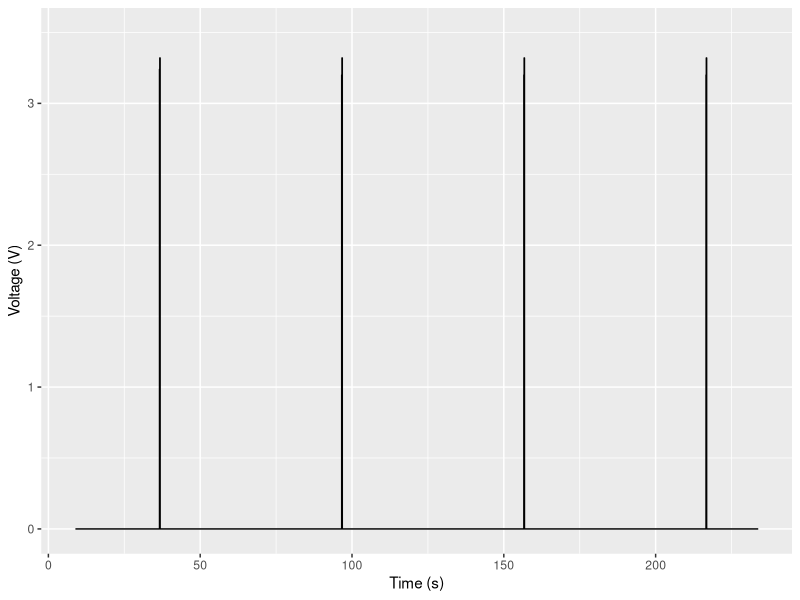

This figure's R source:

library(tidyverse)

sensor_switch <- read_csv("SensorSwitch.CSV", col_names=FALSE) %>%
  rename(
    Time = X4,
    Voltage = X5
  ) %>%
  mutate(
    Voltage = ifelse(Voltage==0.04, 0, Voltage)
  ) %>%
  filter(Voltage >= 0)

plt <- ggplot(sensor_switch, aes(x=Time, y=Voltage)) +
  geom_step() +
  ylim(0,3.5) +
  xlab("Time (s)") +
  ylab("Voltage (V)")
ggsave("./SensorSwitch.pdf", plt, width = 6.5, height = 3)

